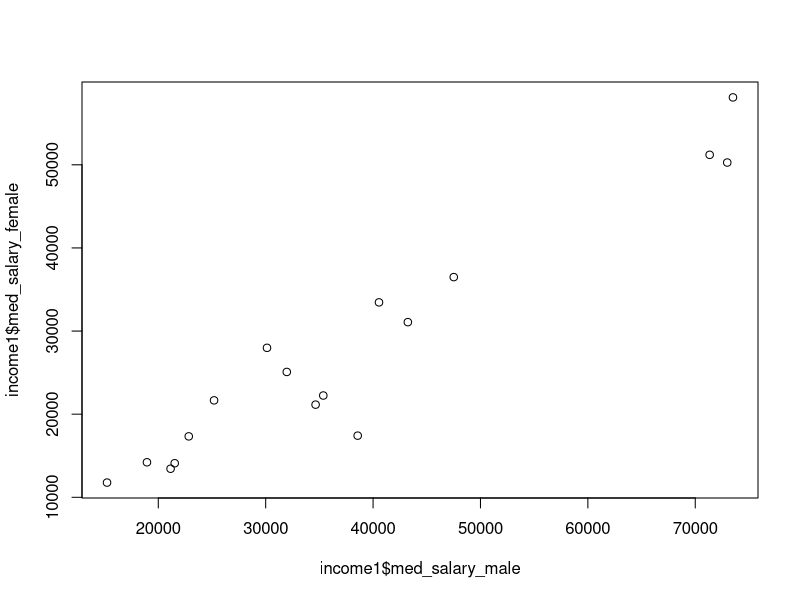
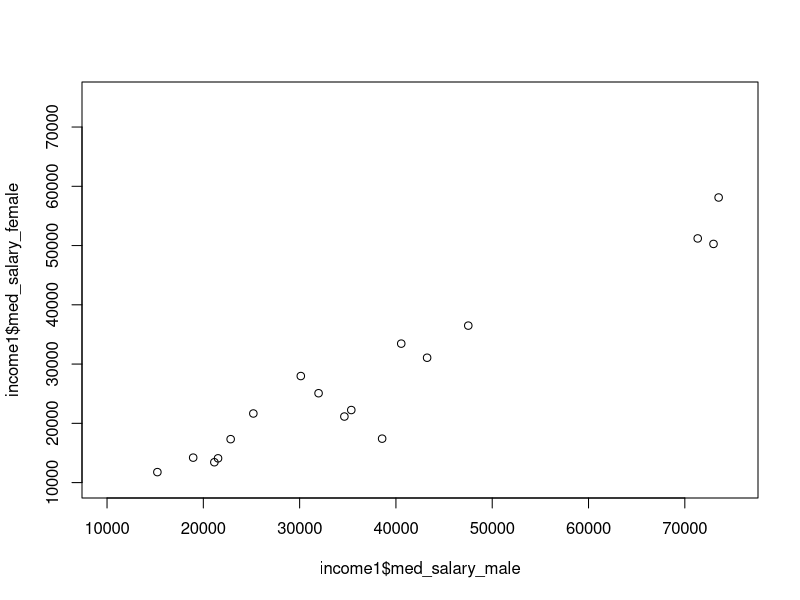
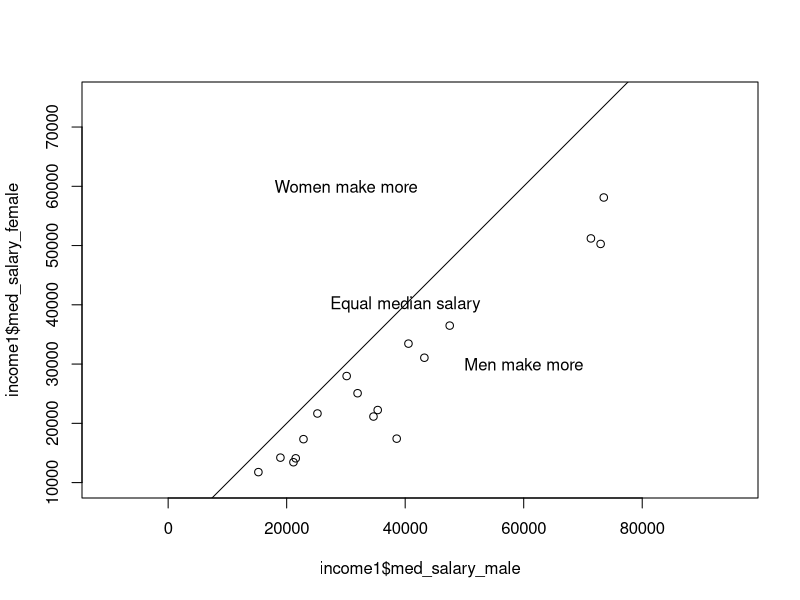
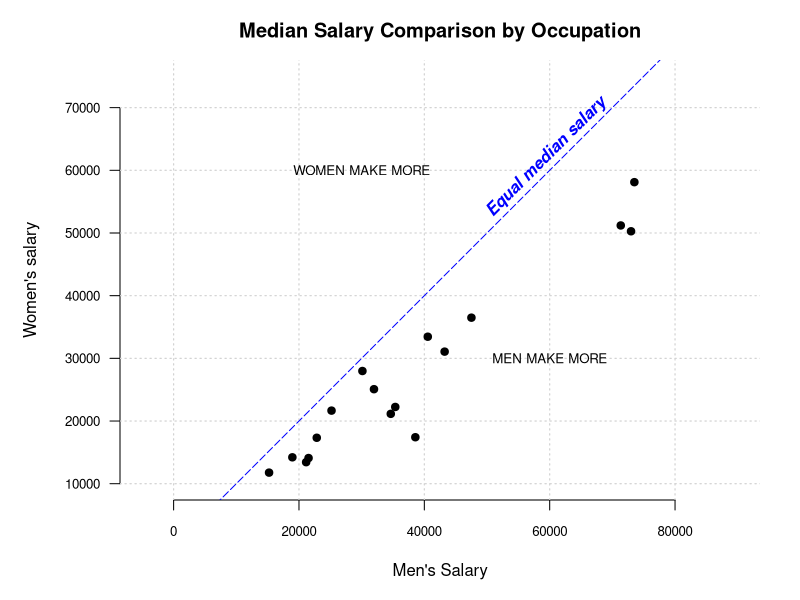
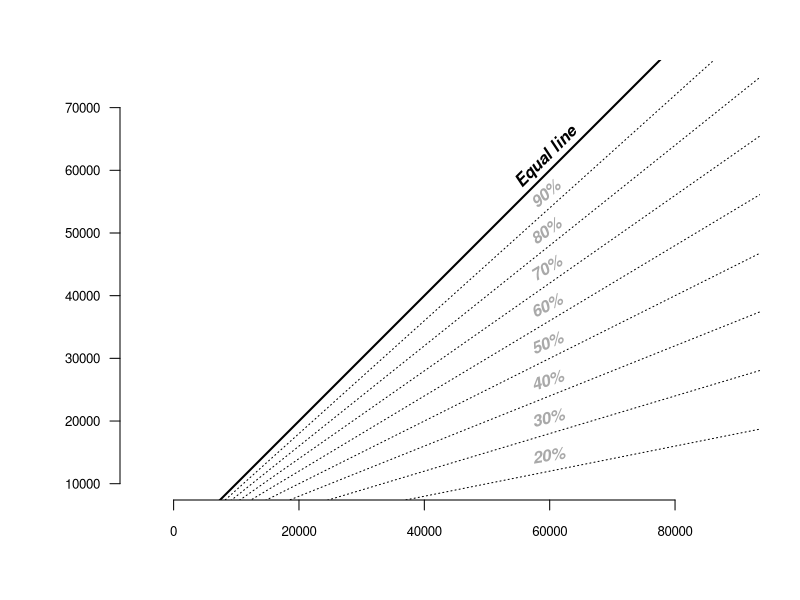
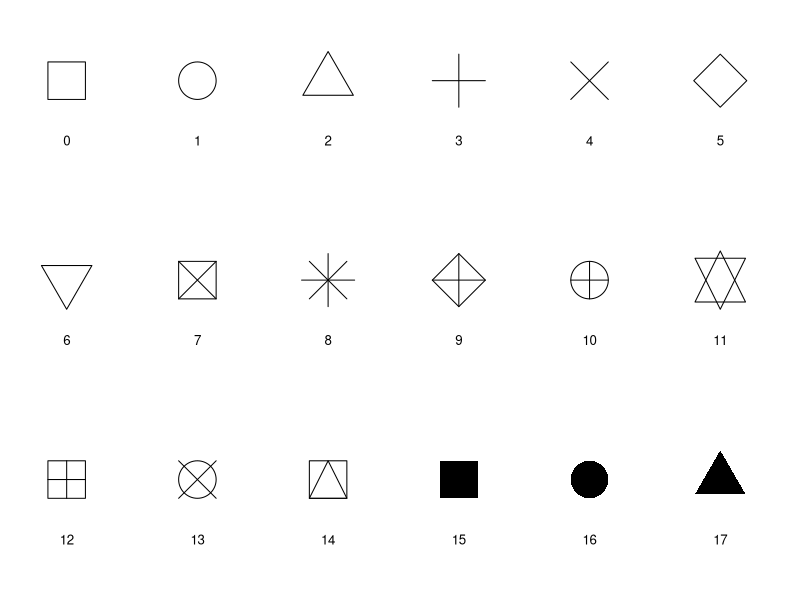
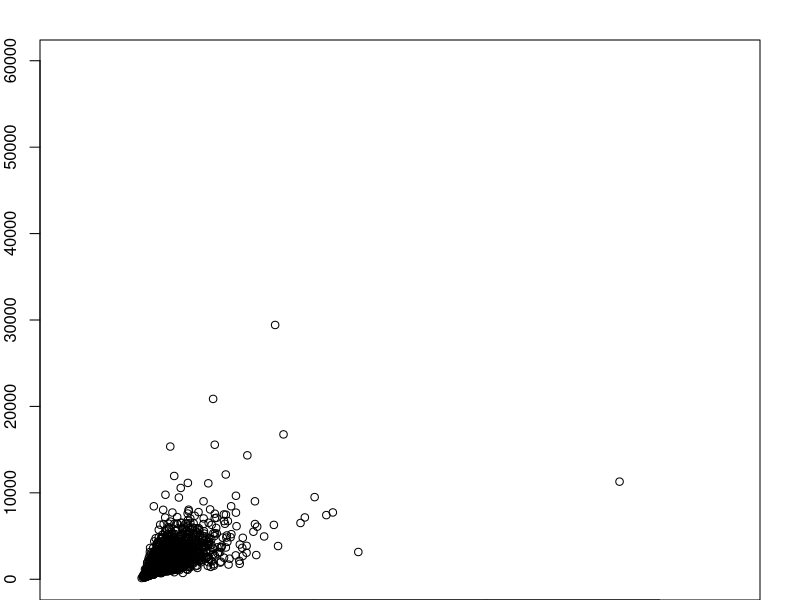
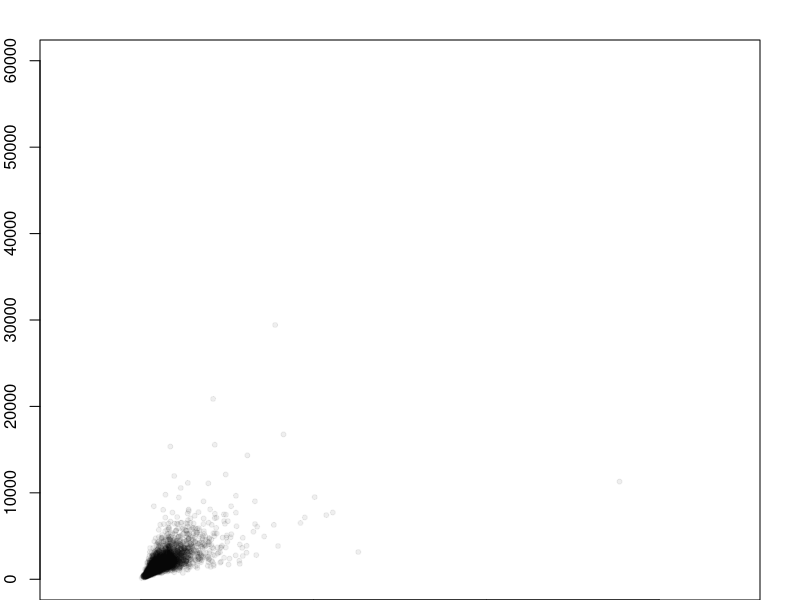

Source code (R) for these figures, in order:
#####
#
# How to Make a Scatterplot
#
#####


#
# Load data
#

income <- read.csv("data/ACS_13_1YR_S2401-by-occ.csv", stringsAsFactors=FALSE, sep=",")
income1 <- subset(income, level == 1)

#
# Default dot plot
#

plot(income1$med_salary_male, income1$med_salary_female)



#
# Easier comparison
#

# Summary stat
summary(income1)

# Fixed axis limits
plot(income1$med_salary_male, income1$med_salary_female, xlim=c(10000, 75000), ylim=c(10000, 75000))



#
# Highlight
#

plot(income1$med_salary_male, income1$med_salary_female, xlim=c(10000, 75000), ylim=c(10000, 75000), asp=1)
abline(0, 1)
text(40000, 40000, "Equal median salary")
text(60000, 30000, "Men make more")
text(30000, 60000, "Women make more")


#
# Adjust
#

par(mar=c(5,6,3,2))
plot(income1$med_salary_male, income1$med_salary_female, xlim=c(10000, 75000), ylim=c(10000, 75000), asp=1, xlab="Men's Salary", ylab="", las=1, cex.axis=0.8, main="Median Salary Comparison by Occupation", bty="n", type="n")
grid(NULL, NULL, lwd=1.2)
points(income1$med_salary_male, income1$med_salary_female, pch=19)
abline(0, 1, col="blue", lty=5)
text(60000, 60000, "Equal median salary", srt=45, pos=3, offset=0.5, font=4, col="blue")
text(60000, 30000, "MEN MAKE MORE", cex=0.8)
text(30000, 60000, "WOMEN MAKE MORE", cex=0.8)
title(ylab="Women's salary", line=4)


# Different reference lines
plot(income1$med_salary_male, income1$med_salary_female, xlim=c(10000, 75000), ylim=c(10000, 75000), asp=1, xlab="", ylab="", las=1, cex.axis=0.8, main="", bty="n", type="n")
abline(0, 1, lty=1, lwd=2)
text(60000, 60000, "Equal line", srt=45, pos=3, offset=0.5, font=4, col="black")

for (prop in seq(0.2, 0.9, by=0.1)) {
	abline(0, prop, lty=3)
	text(60000, 60000*prop, paste(100*prop, "%", sep=""), srt=45*prop, pos=3, offset=0.5, font=4, col="darkgray")
}





# Point types for reference
par(mar=c(0,2,2,2))
plot(0, 0, type="n", xlim=c(0,5.1), ylim=c(-0.5,2.1), axes=FALSE, xlab=NA, ylab=NA)
row <- 2; column <- 0; currpch <- 0
for (j in row:0) {
	for (i in column:5) {
		points(i, j, pch=currpch, cex=5)
		text(i, j-0.3, currpch, cex=0.8)
		currpch <- currpch + 1
	}
	
}


#
# Overplotting problem
#

# Blob
counties <- read.csv("data/ACS_13_5YR_B20002/ACS_13_5YR_B20002.csv", stringsAsFactors=FALSE)
plot(counties$HD02_VD03, counties$HD02_VD04, xlim=c(0,60000), ylim=c(0,60000), asp=1)

# Change opacity on points
plot(counties$HD02_VD03, counties$HD02_VD04, xlim=c(0,60000), ylim=c(0,60000), type="n", asp=1)
points(counties$HD02_VD03, counties$HD02_VD04, pch=20, col="#00000010")

# Zoom in
plot(counties$HD02_VD03, counties$HD02_VD04, xlim=c(0,10000), ylim=c(0,10000), type="n", asp=1, xlab="Men's salary", ylab="Women's salary", bty="n", main="Median Salary by County")
grid(NULL, NULL, lwd=1.2)
points(counties$HD02_VD03, counties$HD02_VD04, pch=20, col="#40000015")
abline(0, 1, col="darkblue", lty=5)
text(8000, 8000, "Equal median salary", srt=45, pos=3, offset=0.5, font=4, col="darkblue")



#
# Color
#

dotcol <- rep("#00000020", dim(counties)[1])
dotcol[counties$HD02_VD03 < counties$HD02_VD04] <- "#40000030"
plot(counties$HD02_VD03, counties$HD02_VD04, xlim=c(0,10000), ylim=c(0,10000), type="n", asp=1, xlab="Men's salary", ylab="Women's salary", bty="n", main="Median Salary by County")
grid(NULL, NULL, lwd=1.2)
points(counties$HD02_VD03, counties$HD02_VD04, pch=20, col=dotcol, cex=0.8)
abline(0, 1, col="darkblue", lty=5)
